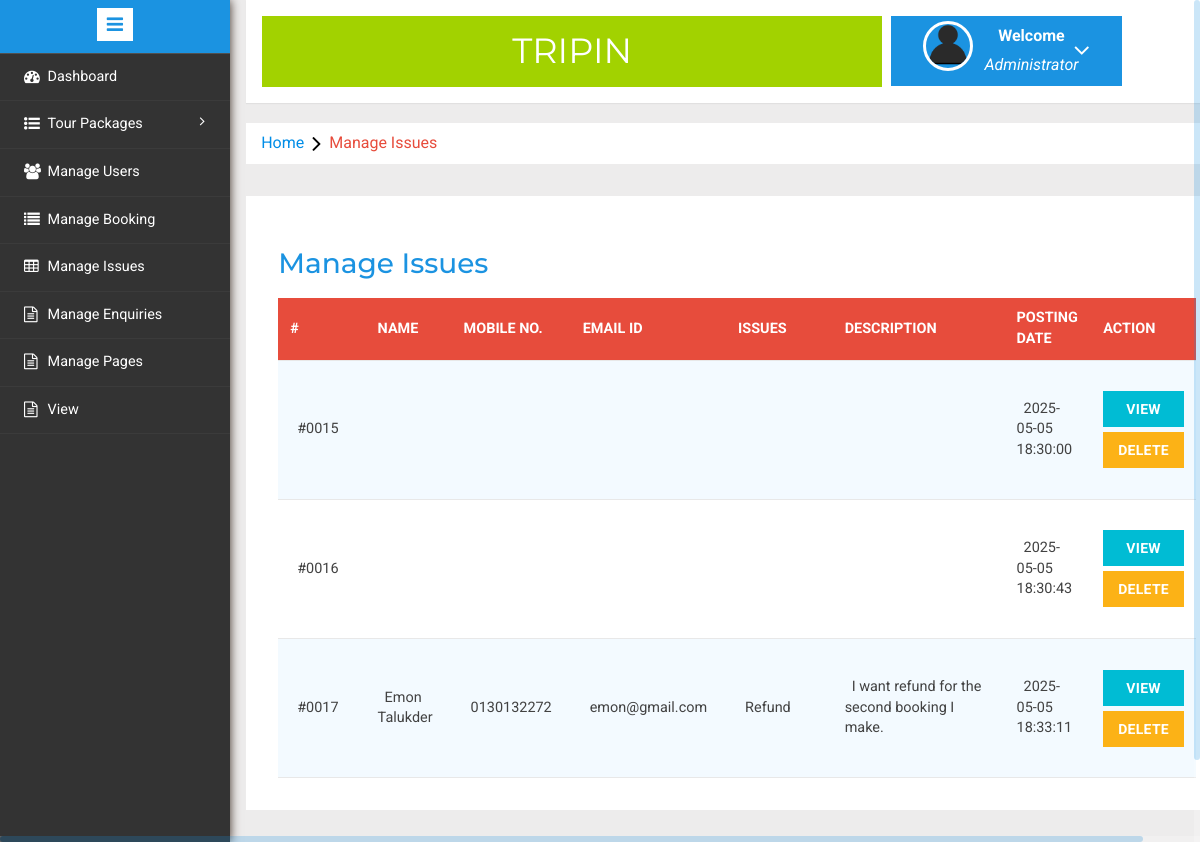
Before: /admin/manageissues.php (signed in) with the older database file.
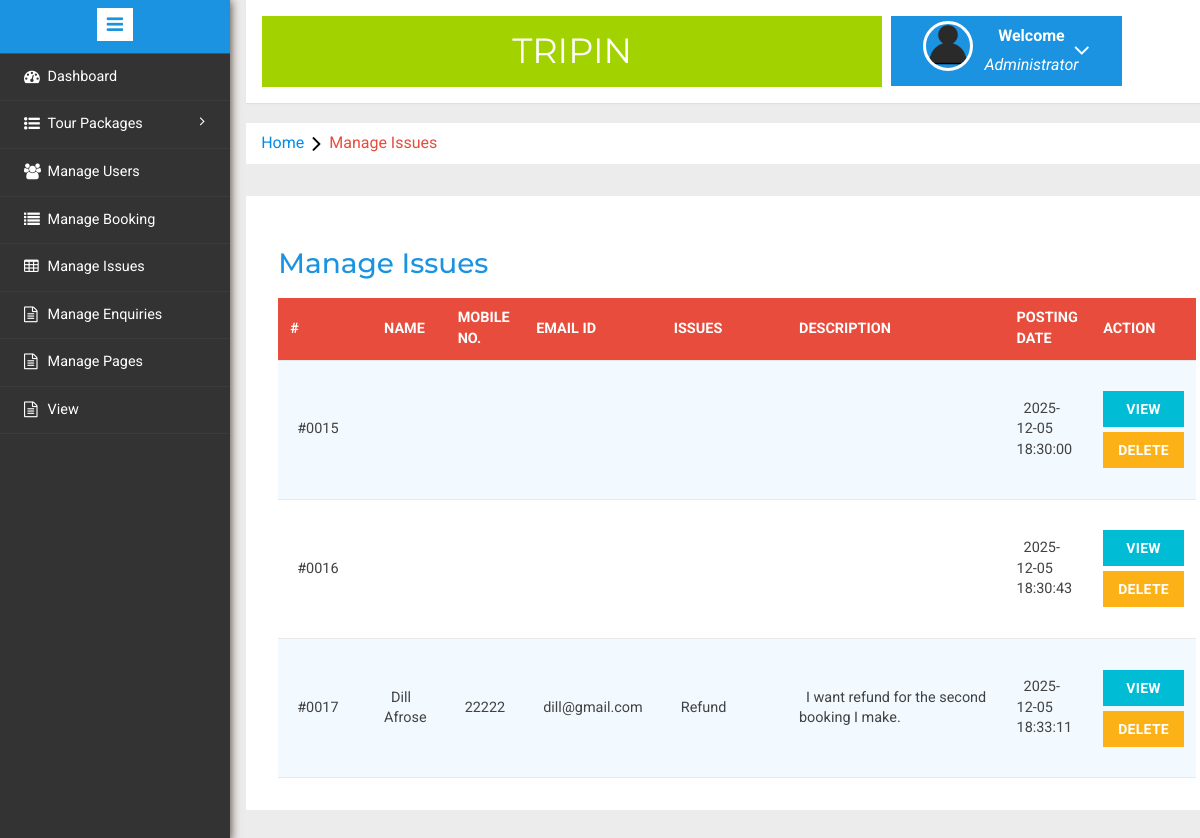
After: the same page with the newer database file.
### tables this page shows
CREATE TABLE `tblissues` (
  `id` int(11) NOT NULL,
  `UserEmail` varchar(100) DEFAULT NULL,
  `Issue` varchar(100) DEFAULT NULL,
  `Description` mediumtext DEFAULT NULL,
  `PostingDate` timestamp NULL DEFAULT current_timestamp(),
  `AdminRemark` mediumtext DEFAULT NULL,
  `AdminremarkDate` timestamp NULL DEFAULT NULL ON UPDATE current_timestamp()
);

CREATE TABLE `tblusers` (
  `id` int(11) NOT NULL,
  `FullName` varchar(100) DEFAULT NULL,
  `MobileNumber` char(10) DEFAULT NULL,
  `EmailId` varchar(70) DEFAULT NULL,
  `Password` varchar(100) DEFAULT NULL,
  `RegDate` timestamp NULL DEFAULT current_timestamp(),
  `UpdationDate` timestamp NULL DEFAULT NULL ON UPDATE current_timestamp()
);

### admin/manageissues.php (the view, shortened to what this page needs)
<?php
include('includes/config.php');
if(strlen($_SESSION['alogin'])==0)
	{
header('location:index.php');
}
else{
	?>
<!DOCTYPE HTML>
<html>
<head>
<link href="css/bootstrap.min.css" rel='stylesheet' type='text/css' />
<link href="css/style.css" rel='stylesheet' type='text/css' />
<link rel="stylesheet" href="css/morris.css" type="text/css"/>
<link href="css/font-awesome.css" rel="stylesheet">
<link rel="stylesheet" type="text/css" href="css/table-style.css" />
<link rel="stylesheet" type="text/css" href="css/basictable.css" />
<link rel="stylesheet" href="css/icon-font.min.css" type='text/css' />
</head>
<body>
   <div class="page-container">
<div class="left-content">
	   <div class="mother-grid-inner">
				<?php include('includes/header.php');?>
				</div>
<ol class="breadcrumb">
                <li class="breadcrumb-item"><a href="index.html">Home</a><i class="fa fa-angle-right"></i>Manage Issues</li>
            </ol>
<div class="agile-grids">
				<div class="agile-tables">
					<div class="w3l-table-info">
					  <h2>Manage Issues</h2>
					    <table id="table">
						<thead>
						  <tr>
						  <th>#</th>
							<th>Name</th>
							<th>Mobile No.</th>
							<th>Email Id</th>
							<th>Issues </th>
							<th>Description </th>
							<th>Posting date </th>
							<th>Action </th>
						  </tr>
						</thead>
						<tbody>
<?php $sql = "SELECT tblissues.id as id,tblusers.FullName as fname,tblusers.MobileNumber as mnumber,tblusers.EmailId as email,tblissues.Issue as issue,tblissues.Description as Description,tblissues.PostingDate as PostingDate from tblissues left join tblusers on tblusers.EmailId=tblissues.UserEmail";
$query = $dbh -> prepare($sql);
$query->execute();
$results=$query->fetchAll(PDO::FETCH_OBJ);
if($query->rowCount() > 0)
{
foreach($results as $result)
{				?>
						  <tr>
							<td width="120">#00<?php echo htmlentities($result->id);?></td>
							<td width="50"><?php echo htmlentities($result->fname);?></td>
								<td width="50"><?php echo htmlentities($result->mnumber);?></td>
							<td width="50"><?php echo htmlentities($result->email);?></td>
							<td width="200"><?php echo htmlentities($result->issue);?></a></td>
							<td width="400"><?php echo htmlentities($result->Description);?></td>
								<td width="50"><?php echo htmlentities($result->PostingDate);?></td>
<td><a href="javascript:void(0);" onClick="popUpWindow('updateissue.php?iid=<?php echo ($result->id);?>');" class="btn btn-primary btn-block">View </a>
<a href="manageissues.php?action=delete&&id=<?php echo $result->id;?>" onclick="return confirm('Do you really want to delete?')" class="btn btn-danger btn-block">Delete</a>
</td>
</tr>
						 <?php } }?>
						</tbody>
					  </table>
					</div>
			</div>
</div>
</div>
						<?php include('includes/sidebarmenu.php');?>
							</div>
</body>
</html>
<?php } ?>

Changed rows visible on the page:
changed tblissues id 15: PostingDate "2025-05-05 18:30:00" → "2025-12-05 18:30:00"
changed tblissues id 16: PostingDate "2025-05-05 18:30:43" → "2025-12-05 18:30:43"
changed tblissues "Refund": tblusers.FullName "Emon Talukder" → "Dill Afrose"; tblusers.MobileNumber "0130132272" → "22222"; tblusers.EmailId "emon@gmail.com" → "dill@gmail.com"; PostingDate "2025-05-05 18:33:11" → "2025-12-05 18:33:11"
